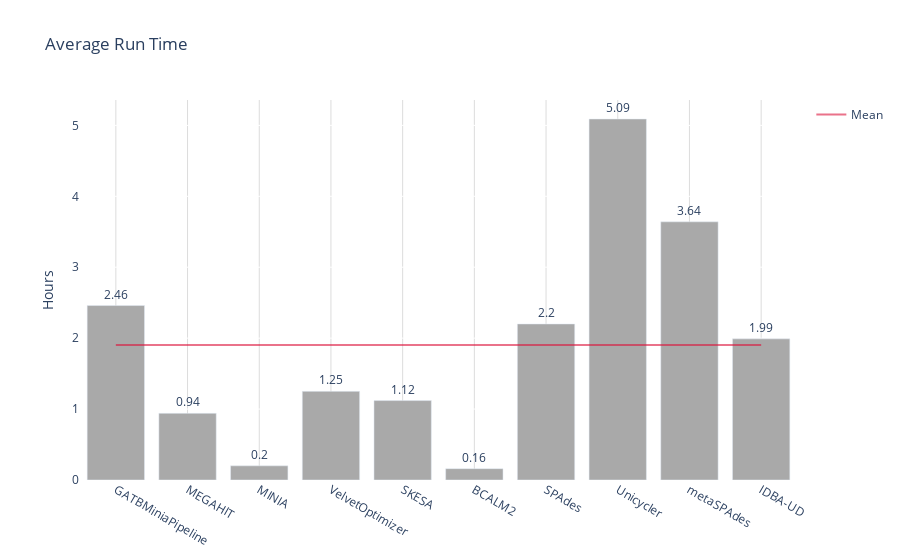

Notebook code for this chart:
### Code cell
timeDF=round(pd.to_timedelta(global_pipeline_stats_df['avgTime'].str.strip())/ np.timedelta64(1, 'h'), 2)

fig_time = go.Figure()
fig_time.add_trace(go.Bar(y=timeDF, x=global_pipeline_stats_df['assembler'], text=timeDF,textposition='outside', 
                          showlegend=False, marker_color='darkgray'))
fig_time.add_trace(go.Scatter(y=[timeDF.mean()]*len(global_pipeline_stats_df['assembler']), 
                              x=global_pipeline_stats_df['assembler'], mode='lines',
                              line=dict(color="crimson"), opacity=0.6, name='Mean'))

fig_time.update_layout(showlegend=True, plot_bgcolor='rgb(255,255,255)', title_text="Average Run Time")
fig_time['layout']['xaxis']['gridcolor']='#DCDCDC'
fig_time['layout']['yaxis']['title']='Hours'

fig_time.show()

### Figure 1 — Plotly figure (JSON) as saved in the notebook; plotly's stock layout.template omitted (floating-point values rounded to 4 significant figures)
{"data": [{"marker": {"color": "darkgray"}, "showlegend": false, "text": [2.46, 0.94, 0.2, 1.25, 1.12, 0.16, 2.2, 5.09, 3.64, 1.99], "textposition": "outside", "type": "bar", "x": ["GATBMiniaPipeline", "MEGAHIT", "MINIA", "VelvetOptimizer", "SKESA", "BCALM2", "SPAdes", "Unicycler", "metaSPAdes", "IDBA-UD"], "y": [2.46, 0.94, 0.2, 1.25, 1.12, 0.16, 2.2, 5.09, 3.64, 1.99]}, {"line": {"color": "crimson"}, "mode": "lines", "name": "Mean", "opacity": 0.6, "type": "scatter", "x": ["GATBMiniaPipeline", "MEGAHIT", "MINIA", "VelvetOptimizer", "SKESA", "BCALM2", "SPAdes", "Unicycler", "metaSPAdes", "IDBA-UD"], "y": [1.905, 1.905, 1.905, 1.905, 1.905, 1.905, 1.905, 1.905, 1.905, 1.905]}], "layout": {"plot_bgcolor": "rgb(255,255,255)", "showlegend": true, "title": {"text": "Average Run Time"}, "xaxis": {"gridcolor": "#DCDCDC"}, "yaxis": {"title": {"text": "Hours"}}}}
